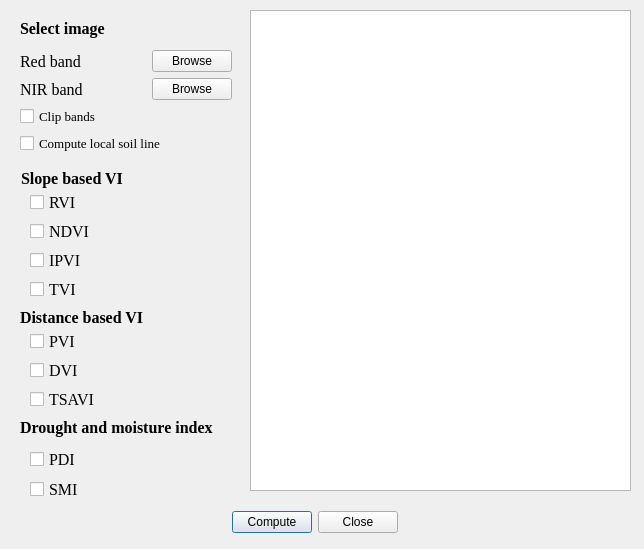
<?xml version="1.0" encoding="UTF-8"?>
<ui version="4.0">
 <class>QVDIPDialogBase</class>
 <widget class="QDialog" name="QVDIPDialogBase">
  <property name="geometry">
   <rect>
    <x>0</x>
    <y>0</y>
    <width>644</width>
    <height>549</height>
   </rect>
  </property>
  <property name="windowTitle">
   <string>QVDIP</string>
  </property>
  <widget class="QCheckBox" name="cb_pdi">
   <property name="geometry">
    <rect>
     <x>30</x>
     <y>448</y>
     <width>199</width>
     <height>23</height>
    </rect>
   </property>
   <property name="font">
    <font>
     <family>Times New Roman</family>
     <pointsize>12</pointsize>
    </font>
   </property>
   <property name="text">
    <string>PDI</string>
   </property>
  </widget>
  <widget class="QLabel" name="label_6">
   <property name="geometry">
    <rect>
     <x>20</x>
     <y>418</y>
     <width>199</width>
     <height>19</height>
    </rect>
   </property>
   <property name="font">
    <font>
     <family>Times New Roman</family>
     <pointsize>12</pointsize>
     <weight>75</weight>
     <bold>true</bold>
    </font>
   </property>
   <property name="text">
    <string>Drought and moisture index</string>
   </property>
  </widget>
  <widget class="QLabel" name="label_2">
   <property name="geometry">
    <rect>
     <x>21</x>
     <y>169</y>
     <width>199</width>
     <height>19</height>
    </rect>
   </property>
   <property name="font">
    <font>
     <family>Times New Roman</family>
     <pointsize>12</pointsize>
     <weight>75</weight>
     <bold>true</bold>
    </font>
   </property>
   <property name="text">
    <string>Slope based VI</string>
   </property>
  </widget>
  <widget class="QCheckBox" name="cb_tsavi">
   <property name="geometry">
    <rect>
     <x>30</x>
     <y>388</y>
     <width>199</width>
     <height>23</height>
    </rect>
   </property>
   <property name="font">
    <font>
     <family>Times New Roman</family>
     <pointsize>12</pointsize>
    </font>
   </property>
   <property name="text">
    <string>TSAVI</string>
   </property>
  </widget>
  <widget class="QCheckBox" name="cb_ndvi">
   <property name="geometry">
    <rect>
     <x>30</x>
     <y>220</y>
     <width>199</width>
     <height>23</height>
    </rect>
   </property>
   <property name="font">
    <font>
     <family>Times New Roman</family>
     <pointsize>12</pointsize>
    </font>
   </property>
   <property name="text">
    <string>NDVI</string>
   </property>
  </widget>
  <widget class="QCheckBox" name="cb_ipvi">
   <property name="geometry">
    <rect>
     <x>30</x>
     <y>249</y>
     <width>199</width>
     <height>23</height>
    </rect>
   </property>
   <property name="font">
    <font>
     <family>Times New Roman</family>
     <pointsize>12</pointsize>
    </font>
   </property>
   <property name="text">
    <string>IPVI</string>
   </property>
  </widget>
  <widget class="QLabel" name="label_5">
   <property name="geometry">
    <rect>
     <x>20</x>
     <y>308</y>
     <width>199</width>
     <height>19</height>
    </rect>
   </property>
   <property name="font">
    <font>
     <family>Times New Roman</family>
     <pointsize>12</pointsize>
     <weight>75</weight>
     <bold>true</bold>
    </font>
   </property>
   <property name="text">
    <string>Distance based VI</string>
   </property>
  </widget>
  <widget class="QTextBrowser" name="tb_display">
   <property name="geometry">
    <rect>
     <x>250</x>
     <y>10</y>
     <width>381</width>
     <height>481</height>
    </rect>
   </property>
  </widget>
  <widget class="QCheckBox" name="cb_dvi">
   <property name="geometry">
    <rect>
     <x>30</x>
     <y>359</y>
     <width>199</width>
     <height>23</height>
    </rect>
   </property>
   <property name="font">
    <font>
     <family>Times New Roman</family>
     <pointsize>12</pointsize>
    </font>
   </property>
   <property name="text">
    <string>DVI</string>
   </property>
  </widget>
  <widget class="QCheckBox" name="cb_tvi">
   <property name="geometry">
    <rect>
     <x>30</x>
     <y>278</y>
     <width>199</width>
     <height>23</height>
    </rect>
   </property>
   <property name="font">
    <font>
     <family>Times New Roman</family>
     <pointsize>12</pointsize>
    </font>
   </property>
   <property name="text">
    <string>TVI</string>
   </property>
  </widget>
  <widget class="QCheckBox" name="cb_rvi">
   <property name="geometry">
    <rect>
     <x>30</x>
     <y>191</y>
     <width>199</width>
     <height>23</height>
    </rect>
   </property>
   <property name="font">
    <font>
     <family>Times New Roman</family>
     <pointsize>12</pointsize>
    </font>
   </property>
   <property name="text">
    <string>RVI</string>
   </property>
  </widget>
  <widget class="QWidget" name="layoutWidget">
   <property name="geometry">
    <rect>
     <x>210</x>
     <y>510</y>
     <width>228</width>
     <height>25</height>
    </rect>
   </property>
   <layout class="QHBoxLayout" name="horizontalLayout_5">
    <item>
     <spacer name="horizontalSpacer_5">
      <property name="orientation">
       <enum>Qt::Horizontal</enum>
      </property>
      <property name="sizeHint" stdset="0">
       <size>
        <width>18</width>
        <height>20</height>
       </size>
      </property>
     </spacer>
    </item>
    <item>
     <widget class="QPushButton" name="pb_compute">
      <property name="text">
       <string>Compute</string>
      </property>
     </widget>
    </item>
    <item>
     <widget class="QPushButton" name="pb_close">
      <property name="text">
       <string>Close</string>
      </property>
     </widget>
    </item>
    <item>
     <spacer name="horizontalSpacer_6">
      <property name="orientation">
       <enum>Qt::Horizontal</enum>
      </property>
      <property name="sizeHint" stdset="0">
       <size>
        <width>40</width>
        <height>20</height>
       </size>
      </property>
     </spacer>
    </item>
   </layout>
  </widget>
  <widget class="QCheckBox" name="cb_sm">
   <property name="geometry">
    <rect>
     <x>30</x>
     <y>478</y>
     <width>199</width>
     <height>23</height>
    </rect>
   </property>
   <property name="font">
    <font>
     <family>Times New Roman</family>
     <pointsize>12</pointsize>
    </font>
   </property>
   <property name="text">
    <string>SMI</string>
   </property>
  </widget>
  <widget class="QWidget" name="layoutWidget_2">
   <property name="geometry">
    <rect>
     <x>20</x>
     <y>13</y>
     <width>212</width>
     <height>141</height>
    </rect>
   </property>
   <layout class="QVBoxLayout" name="verticalLayout_2">
    <item>
     <widget class="QLabel" name="label">
      <property name="font">
       <font>
        <family>Times New Roman</family>
        <pointsize>12</pointsize>
        <weight>75</weight>
        <bold>true</bold>
       </font>
      </property>
      <property name="text">
       <string>Select image</string>
      </property>
     </widget>
    </item>
    <item>
     <layout class="QVBoxLayout" name="verticalLayout">
      <item>
       <layout class="QHBoxLayout" name="horizontalLayout">
        <item>
         <widget class="QLabel" name="label_3">
          <property name="font">
           <font>
            <family>Times New Roman</family>
            <pointsize>12</pointsize>
           </font>
          </property>
          <property name="text">
           <string>Red band</string>
          </property>
         </widget>
        </item>
        <item>
         <spacer name="horizontalSpacer">
          <property name="orientation">
           <enum>Qt::Horizontal</enum>
          </property>
          <property name="sizeHint" stdset="0">
           <size>
            <width>58</width>
            <height>16</height>
           </size>
          </property>
         </spacer>
        </item>
        <item>
         <widget class="QPushButton" name="pb_red_band">
          <property name="text">
           <string>Browse</string>
          </property>
         </widget>
        </item>
       </layout>
      </item>
      <item>
       <layout class="QHBoxLayout" name="horizontalLayout_2">
        <item>
         <widget class="QLabel" name="label_4">
          <property name="font">
           <font>
            <family>Times New Roman</family>
            <pointsize>12</pointsize>
           </font>
          </property>
          <property name="text">
           <string>NIR band</string>
          </property>
         </widget>
        </item>
        <item>
         <spacer name="horizontalSpacer_2">
          <property name="orientation">
           <enum>Qt::Horizontal</enum>
          </property>
          <property name="sizeHint" stdset="0">
           <size>
            <width>58</width>
            <height>20</height>
           </size>
          </property>
         </spacer>
        </item>
        <item>
         <widget class="QPushButton" name="pb_nir_band">
          <property name="text">
           <string>Browse</string>
          </property>
         </widget>
        </item>
       </layout>
      </item>
     </layout>
    </item>
    <item>
     <layout class="QHBoxLayout" name="horizontalLayout_3">
      <item>
       <widget class="QCheckBox" name="cb_clip_bands">
        <property name="font">
         <font>
          <family>Times New Roman</family>
          <pointsize>10</pointsize>
         </font>
        </property>
        <property name="text">
         <string>Clip bands</string>
        </property>
       </widget>
      </item>
      <item>
       <spacer name="horizontalSpacer_4">
        <property name="orientation">
         <enum>Qt::Horizontal</enum>
        </property>
        <property name="sizeHint" stdset="0">
         <size>
          <width>48</width>
          <height>20</height>
         </size>
        </property>
       </spacer>
      </item>
     </layout>
    </item>
    <item>
     <layout class="QHBoxLayout" name="horizontalLayout_4">
      <item>
       <widget class="QCheckBox" name="cb_local_soil_line">
        <property name="font">
         <font>
          <family>Times New Roman</family>
          <pointsize>10</pointsize>
         </font>
        </property>
        <property name="text">
         <string>Compute local soil line</string>
        </property>
       </widget>
      </item>
      <item>
       <spacer name="horizontalSpacer_3">
        <property name="orientation">
         <enum>Qt::Horizontal</enum>
        </property>
        <property name="sizeHint" stdset="0">
         <size>
          <width>40</width>
          <height>20</height>
         </size>
        </property>
       </spacer>
      </item>
     </layout>
    </item>
   </layout>
  </widget>
  <widget class="QCheckBox" name="cb_pvi">
   <property name="geometry">
    <rect>
     <x>30</x>
     <y>330</y>
     <width>199</width>
     <height>23</height>
    </rect>
   </property>
   <property name="font">
    <font>
     <family>Times New Roman</family>
     <pointsize>12</pointsize>
    </font>
   </property>
   <property name="text">
    <string>PVI</string>
   </property>
  </widget>
 </widget>
 <resources/>
 <connections/>
</ui>
